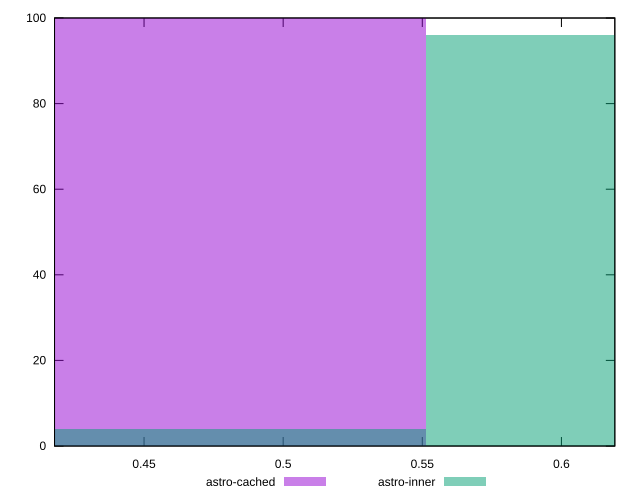

Write the gnuplot code that produced this figure.
reset

$astroCached <<EOF
0.4725577965166049 100
EOF

$astroInner <<EOF
0.6300770620221399 96
0.4725577965166049 4
EOF

set key outside below
set boxwidth 0.15751926550553497
set xrange [0.41783142745344776:0.619192981183787]
set yrange [0:100]
set trange [0:100]
set style fill transparent solid 0.5 noborder
set terminal svg size 640, 500 enhanced background rgb 'white'
set output "reports/report_00033_2021-03-01T14-23-16.841Z/meta/pScore/comparison/histogram/1_vs_2.svg"

plot $astroCached title "astro-cached" with boxes, \
     $astroInner title "astro-inner" with boxes

reset
